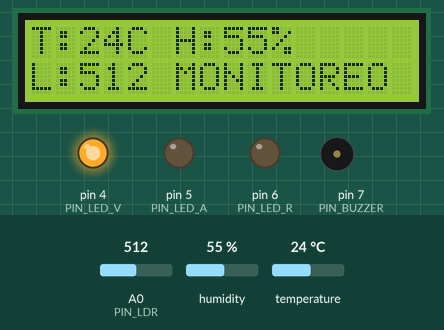
Bench run of a sketch on a simulated Arduino Uno, built with avr-gcc and run on an emulated ATmega328P. Parts: 16×2 character LCD, output pins drawn as LEDs (lit = HIGH), buzzer (waves = sounding). Inputs (shaded band) come from the test bench; at power-on: humidity 55 %, temperature 24 °C, A0 (PIN_LDR) = 512. What the sketch prints to the serial monitor is not drawn.

Above: at 3.2 s.
3.3 s: humidity set to 75 %
At 6.6 s:
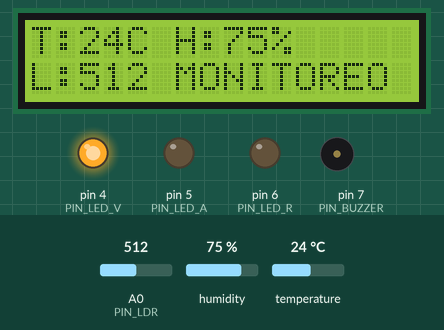
7.6 s: humidity set to 78 %
At 12.2 s:
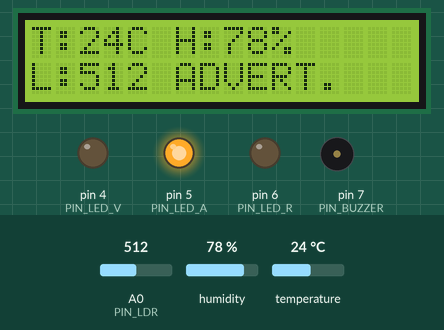
12.7 s: temperature set to 28 °C
At 14.9 s:
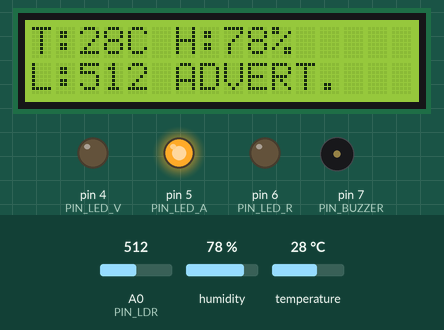
15.6 s: temperature set to 31 °C
At 18.41 s:
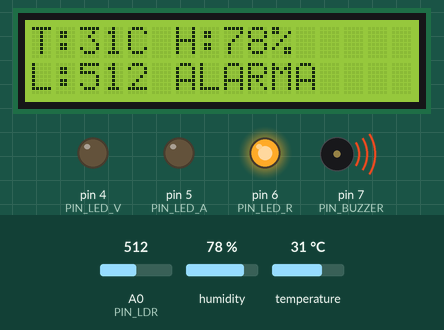
20.3 s: A0 (PIN_LDR) set to 716
At 22.33 s:
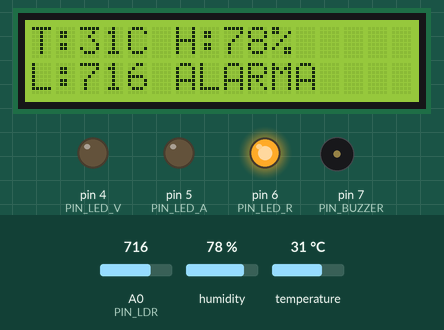
23.6 s: A0 (PIN_LDR) set to 900
At 24.2 s:
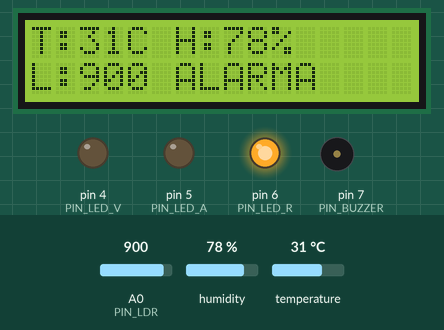
Timing chart, 0 to 27.2 s (numbered marks = the images above; inputs shaded):
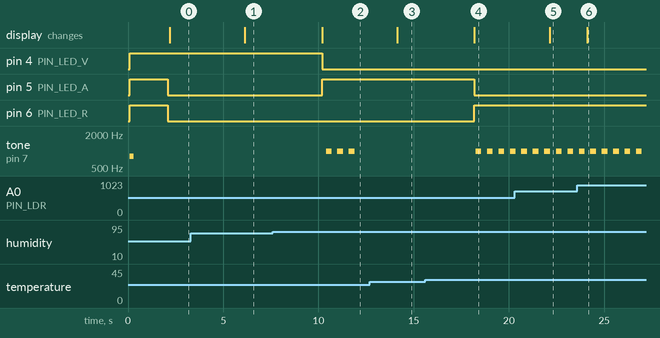

Measured:
- the behaviour switches between 76 and 77 % on humidity (found by bisection; images 1 and 2)
- the behaviour switches between 29 and 30 °C on temperature (found by bisection; images 3 and 4)
- after the input at 3.3 s, the display: changes after 2.8 s (image 1)
- after the input at 7.6 s, pin 4 (PIN_LED_V): HIGH → LOW after 2.6 s; pin 5 (PIN_LED_A): LOW → HIGH after 2.6 s; tone on pin 7 (PIN_BUZZER): alternates 1000 Hz for 0.30 s and silent for 0.30 s, 6 changes in all, then stays silent, starting after 2.8 s; the display: changes after 2.6 s (image 2)
- after the input at 12.7 s, the display: changes after 1.4 s (image 3)
- after the input at 15.6 s, pin 5 (PIN_LED_A): HIGH → LOW after 2.6 s; pin 6 (PIN_LED_R): LOW → HIGH after 2.6 s; tone on pin 7 (PIN_BUZZER): alternates 1000 Hz for 0.30 s and silent for 0.30 s, starting after 2.7 s; the display: changes after 2.6 s (image 4)
- after the input at 20.3 s, the display: changes after 1.8 s (image 5)
- after the input at 23.6 s, the display: changes after 0.52 s (image 6)

The sketch:

monitoreo_ambiental__1_.ino
```cpp
/*
  Sistema Inteligente de Monitoreo Ambiental - Arduino UNO
  Sensores: DHT11 (temperatura/humedad) y LDR (luminosidad)
  Salidas: LCD 16x2 I2C, LED verde, LED amarillo, LED rojo, buzzer, Monitor Serial (UART)

  CONEXIONES:
    DHT11        -> DATA = pin 2, VCC = 5V, GND = GND
    LDR          -> un lado a 5V, el otro a A0 y a una resistencia de 10k hacia GND
    LCD I2C      -> SDA = A4, SCL = A5, VCC = 5V, GND = GND
    LED verde    -> pin 4 (con resistencia 220 ohm a GND)
    LED amarillo -> pin 5 (con resistencia 220 ohm a GND)
    LED rojo     -> pin 6 (con resistencia 220 ohm a GND)
    Buzzer       -> pin 7 (el otro terminal a GND)

  LIBRERIAS:
    - "DHT sensor library" de Adafruit
    - "Adafruit Unified Sensor"
    - "LiquidCrystal I2C" (de Frank de Brabander)
*/

#include <Wire.h>
#include <LiquidCrystal_I2C.h>
#include <DHT.h>

// ---------- Pines ----------
#define PIN_DHT     2
#define PIN_LDR     A0
#define PIN_LED_V   4    // verde    = estado normal
#define PIN_LED_A   5    // amarillo = advertencia
#define PIN_LED_R   6    // rojo     = alarma
#define PIN_BUZZER  7

// ---------- Tipo de sensor ----------
#define TIPO_DHT DHT11

// ---------- Umbrales (el DHT11 mide en pasos de 1 unidad) ----------
const float TEMP_ADVERTENCIA = 26.0;   // grados C: desde aqui, advertencia
const float TEMP_ALARMA      = 30.0;   // grados C: desde aqui, alarma
const float HUM_ADVERTENCIA  = 77.0;   // % humedad: desde aqui, advertencia
const float HUM_ALARMA       = 90.0;   // % humedad: desde aqui, alarma
const int   LUZ_ADVERTENCIA  = 900;    // luz (0-1023): desde aqui, SOLO advertencia

// Pitidos del buzzer al entrar en advertencia
const int PITIDOS_ADVERTENCIA = 3;

// Si la advertencia (por temperatura o humedad) dura este tiempo sin
// corregirse, pasa a alarma (ms). La luz NUNCA genera alarma.
const unsigned long TIEMPO_ESCALADA = 20000;

// ---------- Objetos ----------
DHT dht(PIN_DHT, TIPO_DHT);
LiquidCrystal_I2C lcd(0x27, 16, 2);    // si no funciona prueba 0x3F

// ---------- Maquina de estados ----------
enum Estado { INICIAL, MONITOREO, ADVERTENCIA, ALARMA };
Estado estado = INICIAL;

// ---------- Variables ----------
float temperatura = 0;
float humedad = 0;
int luz = 0;

unsigned long tLectura = 0;
unsigned long tParpadeo = 0;
unsigned long tInicioAdvertencia = 0;  // momento en que empezo la advertencia
bool parpadeo = false;
int pitidos = 0;                       // pitidos dados en la advertencia actual
const unsigned long INTERVALO_LECTURA = 2000;  // ms

// Muestra una linea de 16 caracteres en el LCD
void escribirLinea(int fila, const char *texto) {
  char buf[17];
  snprintf(buf, sizeof(buf), "%-16s", texto);
  lcd.setCursor(0, fila);
  lcd.print(buf);
}

// Nombre corto del estado para LCD y Monitor Serial
const char* nombreEstado(Estado e) {
  switch (e) {
    case INICIAL:     return "INICIAL";
    case MONITOREO:   return "MONITOREO";
    case ADVERTENCIA: return "ADVERT.";
    case ALARMA:      return "ALARMA";
  }
  return "";
}

// Lee los sensores; devuelve false si el DHT fallo
bool leerSensores() {
  float h = dht.readHumidity();
  float t = dht.readTemperature();
  luz = analogRead(PIN_LDR);          // 0 - 1023
  if (isnan(h) || isnan(t)) {
    Serial.println("Error: no se pudo leer el DHT");
    return false;
  }
  humedad = h;
  temperatura = t;
  return true;
}

// true si temperatura o humedad estan en zona de advertencia (o peor)
bool tempHumEnAdvertencia() {
  return temperatura >= TEMP_ADVERTENCIA || humedad >= HUM_ADVERTENCIA;
}

// Estado que piden los umbrales (sin considerar el tiempo)
Estado evaluarEstado() {
  if (temperatura >= TEMP_ALARMA || humedad >= HUM_ALARMA) return ALARMA;
  if (tempHumEnAdvertencia() || luz >= LUZ_ADVERTENCIA) return ADVERTENCIA;
  return MONITOREO;
}

// Acciones de salida de cada estado (maquina de Moore)
void actualizarSalidas() {
  switch (estado) {
    case INICIAL:       // todo apagado
      digitalWrite(PIN_LED_V, LOW);
      digitalWrite(PIN_LED_A, LOW);
      digitalWrite(PIN_LED_R, LOW);
      noTone(PIN_BUZZER);
      break;
    case MONITOREO:     // normal: solo verde
      digitalWrite(PIN_LED_V, HIGH);
      digitalWrite(PIN_LED_A, LOW);
      digitalWrite(PIN_LED_R, LOW);
      noTone(PIN_BUZZER);
      break;
    case ADVERTENCIA:   // amarillo fijo + PITIDOS_ADVERTENCIA pitidos
      digitalWrite(PIN_LED_V, LOW);
      digitalWrite(PIN_LED_A, HIGH);
      digitalWrite(PIN_LED_R, LOW);
      if (parpadeo && pitidos <= PITIDOS_ADVERTENCIA) tone(PIN_BUZZER, 1000);
      else noTone(PIN_BUZZER);
      break;
    case ALARMA:        // rojo fijo + buzzer intermitente continuo
      digitalWrite(PIN_LED_V, LOW);
      digitalWrite(PIN_LED_A, LOW);
      digitalWrite(PIN_LED_R, HIGH);
      if (parpadeo) tone(PIN_BUZZER, 1000); else noTone(PIN_BUZZER);
      break;
  }
}

// Muestra temperatura, humedad, luz y estado en el LCD
void mostrarLCD() {
  char l1[17], l2[17];
  snprintf(l1, sizeof(l1), "T:%dC H:%d%%", (int)temperatura, (int)humedad);
  snprintf(l2, sizeof(l2), "L:%d %s", luz, nombreEstado(estado));
  escribirLinea(0, l1);
  escribirLinea(1, l2);
}

// Envia los datos por UART al Monitor Serial
void enviarSerial() {
  Serial.print("Temperatura: "); Serial.print(temperatura, 1); Serial.println(" C");
  Serial.print("Humedad: ");     Serial.print(humedad, 0);     Serial.println(" %");
  Serial.print("Luminosidad: "); Serial.println(luz);
  Serial.print("Estado: ");      Serial.println(nombreEstado(estado));
  Serial.println("---------------------");
}

void setup() {
  pinMode(PIN_LED_V, OUTPUT);
  pinMode(PIN_LED_A, OUTPUT);
  pinMode(PIN_LED_R, OUTPUT);
  pinMode(PIN_BUZZER, OUTPUT);

  Serial.begin(9600);       // UART a 9600 baudios
  dht.begin();
  lcd.init();
  lcd.backlight();

  // Estado INICIAL: prueba de salidas y mensaje de bienvenida
  estado = INICIAL;
  escribirLinea(0, "Monitoreo");
  escribirLinea(1, "Ambiental UEA");
  digitalWrite(PIN_LED_V, HIGH);
  digitalWrite(PIN_LED_A, HIGH);
  digitalWrite(PIN_LED_R, HIGH);
  tone(PIN_BUZZER, 800, 200);
  Serial.println("Sistema iniciado");
  delay(2000);
  lcd.clear();
  estado = MONITOREO;
}

void loop() {
  unsigned long ahora = millis();

  // Cada 300 ms: ritmo de los pitidos (sin bloquear el programa)
  if (ahora - tParpadeo >= 300) {
    tParpadeo = ahora;
    parpadeo = !parpadeo;
    // En advertencia, cuenta un pitido nuevo cada vez que el buzzer se enciende
    if (estado == ADVERTENCIA && parpadeo && pitidos <= PITIDOS_ADVERTENCIA) {
      pitidos++;
    }
    actualizarSalidas();
  }

  // Cada 2 s: lectura de sensores y actualizacion
  if (ahora - tLectura >= INTERVALO_LECTURA) {
    tLectura = ahora;
    if (leerSensores()) {
      // El tiempo de escalada solo cuenta mientras temperatura/humedad
      // estan en advertencia (la luz no cuenta)
      if (!tempHumEnAdvertencia()) {
        tInicioAdvertencia = ahora;
      }

      Estado nuevo = evaluarEstado();

      // La alarma se mantiene mientras temperatura/humedad no se normalicen
      if (estado == ALARMA && nuevo == ADVERTENCIA && tempHumEnAdvertencia()) {
        nuevo = ALARMA;
      }

      // Si la advertencia por temperatura/humedad dura demasiado, escala a alarma
      if (estado == ADVERTENCIA && nuevo == ADVERTENCIA && tempHumEnAdvertencia() &&
          (ahora - tInicioAdvertencia >= TIEMPO_ESCALADA)) {
        nuevo = ALARMA;
        Serial.println("Evento: advertencia ignorada, se activa la alarma");
      }

      // Si cambia el estado: se registra y se preparan las salidas
      if (nuevo != estado) {
        estado = nuevo;
        noTone(PIN_BUZZER);
        Serial.print("Evento: cambio a estado ");
        Serial.println(nombreEstado(estado));
        if (estado == ADVERTENCIA) {
          pitidos = 0;                     // reinicia la cuenta de pitidos
          parpadeo = false;
          tParpadeo = ahora;
        }
      }

      mostrarLCD();
      enviarSerial();
      actualizarSalidas();
    }
  }
}
```
